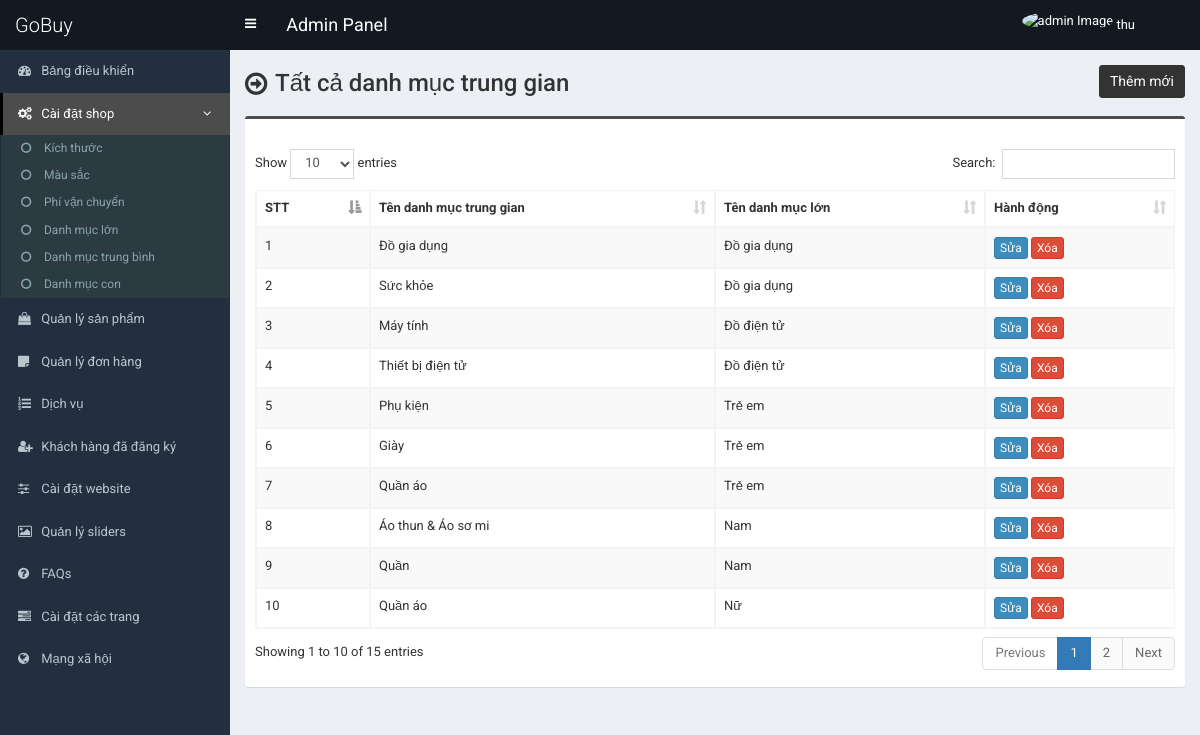
/admin/mid-category.php (signed in), run on an earlier commit of the app's database.
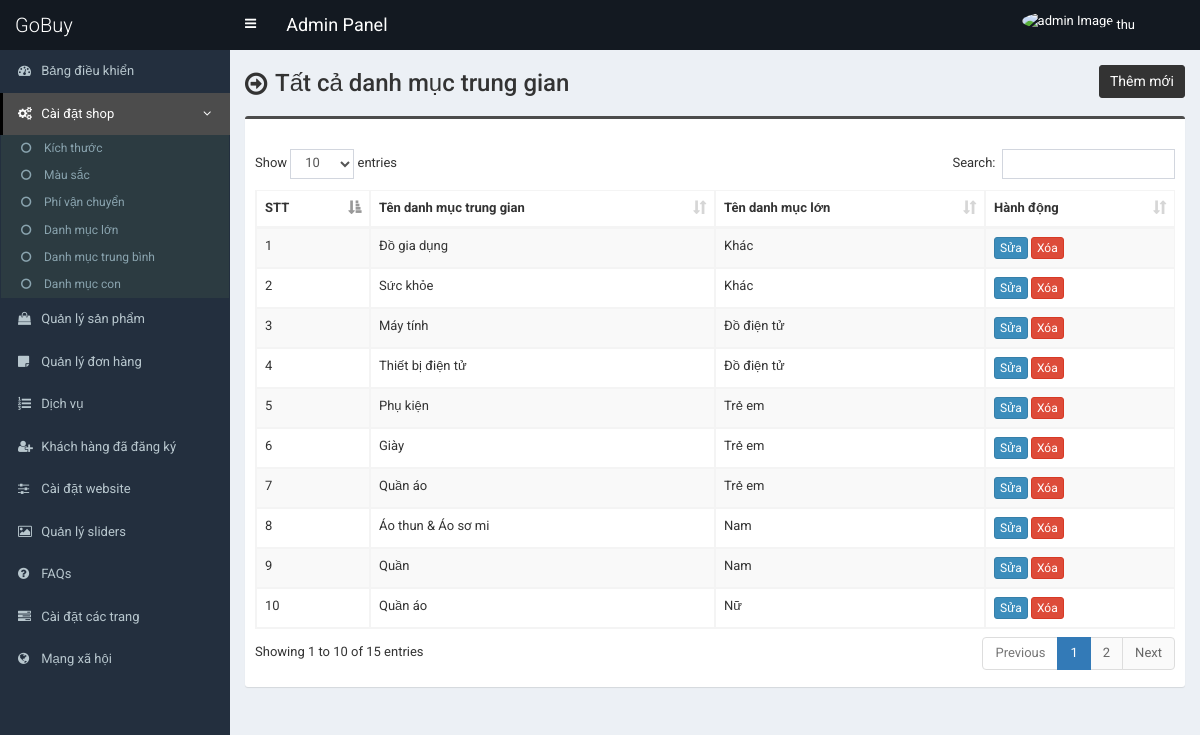
And on a later commit of the database.
### tables this page shows
CREATE TABLE `table_mid_category` (
  `mcat_id` int(11) NOT NULL,
  `mcat_name` text NOT NULL,
  `tcat_id` int(11) NOT NULL
);

CREATE TABLE `table_top_category` (
  `tcat_id` int(11) NOT NULL,
  `tcat_name` text NOT NULL,
  `show_on_menu` int(1) NOT NULL
);

### admin/mid-category.php (the view, shortened to what this page needs)
<?php require_once('header.php'); ?>
<section class="content-header">
    <div class="content-header-left">
        <h1>Tất cả danh mục trung gian</h1>
    </div>
    <div class="content-header-right">
        <a href="mid-category-add.php" class="btn btn-primary btn-sm">Thêm mới</a>
    </div>
</section>
<section class="content">
    <div class="row">
        <div class="col-md-12">
            <div class="box box-info">
                <div class="box-body table-responsive">
                    <table id="example1" class="table table-bordered table-hover table-striped">
                        <thead>
                            <tr>
                                <th>STT</th>
                                <th>Tên danh mục trung gian</th>
                                <th>Tên danh mục lớn</th>
                                <th>Hành động</th>
                            </tr>
                        </thead>
                        <tbody>
                            <?php
                            $i = 0;
                            $query = $pdo->prepare("SELECT *
                                    FROM table_mid_category t1
                                    JOIN table_top_category t2
                                    ON t1.tcat_id = t2.tcat_id
                                    ORDER BY t1.mcat_id DESC");
                            $query->execute();
                            $result = $query->fetchAll(PDO::FETCH_ASSOC);
                            foreach ($result as $row) {
                                $i++;
                            ?>
                                <tr>
                                    <td><?php echo $i; ?></td>
                                    <td><?php echo $row['mcat_name']; ?></td>
                                    <td><?php echo $row['tcat_name']; ?></td>
                                    <td>
                                        <a href="mid-category-edit.php?id=<?php echo $row['mcat_id']; ?>"
                                            class="btn btn-primary btn-xs">Sửa</a>
                                        <a href="#" class="btn btn-danger btn-xs"
                                            data-href="mid-category-delete.php?id=<?php echo $row['mcat_id']; ?>"
                                            data-toggle="modal" data-target="#confirm-delete">Xóa</a>
                                    </td>
                                </tr>
                            <?php
                            }
                            ?>
                        </tbody>
                    </table>
                </div>
            </div>
</section>
<?php require_once('footer.php'); ?>

What changed in the data, as far as the page shows it:
changed through a linked row, table_mid_category "Đồ gia dụng": tcat.tcat_name "Đồ gia dụng" → "Khác"
changed through a linked row, table_mid_category "Sức khỏe": tcat.tcat_name "Đồ gia dụng" → "Khác"
